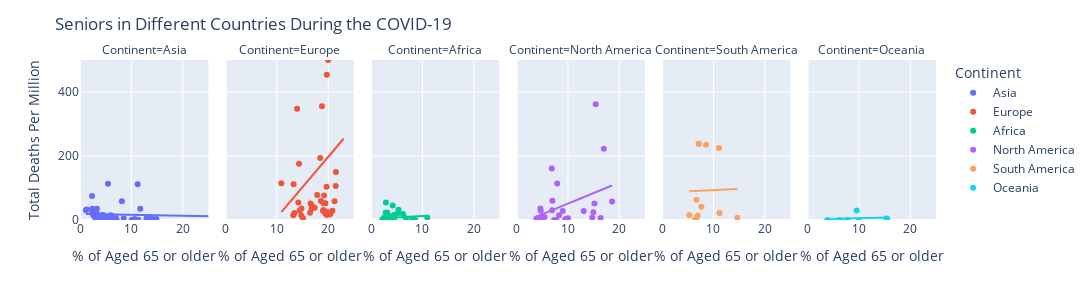

Write notebook code for a chart like this one.
### Code cell
import plotly.express as px
from plotly.subplots import make_subplots
import plotly.graph_objects as go

fig = px.scatter(countries_data_number_index, x="% of Aged 65 or older",y="Total Deaths Per Million", color="Continent",
                hover_name="Country",trendline="ols",facet_col="Continent",size_max=45,range_x=[0,25],range_y=[0,500])

fig.update_layout(
  title='Seniors in Different Countries During the COVID-19',
  autosize=False, width = 1950, height=300
)

fig.show()

### Figure 1 — Plotly figure (JSON) as saved in the notebook; plotly's stock layout.template omitted (floating-point values rounded to 4 significant figures)
{"data": [{"hovertemplate": "<b>%{hovertext}</b><br><br>Continent=Asia<br>% of Aged 65 or older=%{x}<br>Total Deaths Per Million=%{y}<extra></extra>", "hovertext": ["Afghanistan", "Armenia", "Azerbaijan", "Bahrain", "Bangladesh", "Bhutan", "Brunei", "Cambodia", "China", "Georgia", "India", "Indonesia", "Iran", "Iraq", "Israel", "Japan", "Jordan", "Kazakhstan", "Kuwait", "Kyrgyzstan", "Laos", "Lebanon", "Malaysia", "Maldives", "Mongolia", "Myanmar", "Nepal", "Oman", "Pakistan", "Palestine", "Philippines", "Qatar", "Saudi Arabia", "Singapore", "South Korea", "Sri Lanka", "Syria", "Taiwan", "Tajikistan", "Thailand", "Timor", "Turkey", "United Arab Emirates", "Uzbekistan", "Vietnam", "Yemen"], "legendgroup": "Asia", "marker": {"color": "#636efa", "symbol": "circle"}, "mode": "markers", "name": "Asia", "orientation": "v", "showlegend": true, "type": "scatter", "x": [2.581, 11.23, 6.018, 2.372, 5.098, 4.885, 4.591, 4.412, 10.64, 14.86, 5.989, 5.319, 5.44, 3.186, 11.73, 27.05, 3.81, 6.991, 2.345, 4.489, 4.029, 8.514, 6.293, 4.12, 4.031, 5.732, 5.809, 2.355, 4.495, 3.043, 4.803, 1.307, 3.295, 12.92, 13.91, 10.07, null, null, 3.466, 11.37, 3.556, 8.153, 1.144, 4.469, 7.15, 2.922], "xaxis": "x", "y": [14.62, 112.0, 14.6, 35.26, 8.653, 0, 6.857, 0, 3.223, 3.509, 9.604, 8.88, 113.2, 25.18, 35.24, 7.527, 0.882, 6.284, 74.7, 5.671, 0, 4.688, 3.738, 14.8, 0, 0.11, 0.755, 25.07, 15.85, 0.98, 10.49, 32.63, 35.33, 4.444, 5.461, 0.514, 0.4, 0.294, 5.452, 0.831, 0, 58.42, 30.43, 0.568, 0, 8.516], "yaxis": "y"}, {"hovertemplate": "<b>OLS trendline</b><br>Total Deaths Per Million = -0.284592 * % of Aged 65 or older + 18.7427<br>R<sup>2</sup>=0.002511<br><br>Continent=Asia<br>% of Aged 65 or older=%{x}<br>Total Deaths Per Million=%{y} <b>(trend)</b><extra></extra>", "legendgroup": "Asia", "marker": {"color": "#636efa", "symbol": "circle"}, "mode": "lines", "name": "Asia", "showlegend": false, "type": "scatter", "x": [1.144, 1.307, 2.345, 2.355, 2.372, 2.581, 2.922, 3.043, 3.186, 3.295, 3.466, 3.556, 3.81, 4.029, 4.031, 4.12, 4.412, 4.469, 4.489, 4.495, 4.591, 4.803, 4.885, 5.098, 5.319, 5.44, 5.732, 5.809, 5.989, 6.018, 6.293, 6.991, 7.15, 8.153, 8.514, 10.07, 10.64, 11.23, 11.37, 11.73, 12.92, 13.91, 14.86, 27.05], "xaxis": "x", "y": [18.42, 18.37, 18.08, 18.07, 18.07, 18.01, 17.91, 17.88, 17.84, 17.8, 17.76, 17.73, 17.66, 17.6, 17.6, 17.57, 17.49, 17.47, 17.47, 17.46, 17.44, 17.38, 17.35, 17.29, 17.23, 17.19, 17.11, 17.09, 17.04, 17.03, 16.95, 16.75, 16.71, 16.42, 16.32, 15.88, 15.71, 15.55, 15.51, 15.4, 15.07, 14.78, 14.51, 11.04], "yaxis": "y"}, {"hovertemplate": "<b>%{hovertext}</b><br><br>Continent=Europe<br>% of Aged 65 or older=%{x}<br>Total Deaths Per Million=%{y}<extra></extra>", "hovertext": ["Albania", "Andorra", "Austria", "Belarus", "Belgium", "Bosnia and Herzegovina", "Bulgaria", "Croatia", "Cyprus", "Czech Republic", "Denmark", "Estonia", "Faeroe Islands", "Finland", "France", "Germany", "Gibraltar", "Greece", "Guernsey", "Hungary", "Iceland", "Ireland", "Isle of Man", "Italy", "Jersey", "Kosovo", "Latvia", "Liechtenstein", "Lithuania", "Luxembourg", "Macedonia", "Malta", "Moldova", "Monaco", "Montenegro", "Netherlands", "Norway", "Poland", "Portugal", "Romania", "Russia", "San Marino", "Serbia", "Slovakia", "Slovenia", "Spain", "Sweden", "Switzerland", "Ukraine", "United Kingdom", "Vatican"], "legendgroup": "Europe", "marker": {"color": "#EF553B", "symbol": "circle"}, "mode": "markers", "name": "Europe", "orientation": "v", "showlegend": true, "type": "scatter", "x": [13.19, null, 19.2, 14.8, 18.57, 16.57, 20.8, 19.72, 13.42, 19.03, 19.68, 19.45, null, 21.23, 19.72, 21.45, null, 20.4, null, 18.58, 14.43, 13.93, null, 23.02, null, null, 19.75, null, 19.0, 14.31, 13.26, 19.43, 10.86, null, 14.76, 18.78, 16.82, 16.76, 21.5, 17.85, 14.18, null, 17.37, 15.07, 19.06, 19.44, 19.98, 18.44, 16.46, 18.52, null], "xaxis": "x2", "y": [14.94, 673.0, 76.39, 36.3, 836.6, 51.51, 28.64, 26.06, 21.69, 31.38, 103.6, 52.02, 0, 58.84, 454.0, 106.0, 0, 18.23, 193.9, 59.0, 29.3, 347.3, 282.2, 572.4, 306.7, 17.07, 15.9, 26.22, 27.92, 175.7, 111.8, 20.38, 115.0, 127.4, 14.33, 355.4, 45.01, 35.56, 149.9, 77.97, 54.83, 1238.0, 38.21, 5.129, 52.43, 605.8, 500.3, 194.1, 22.73, 627.4, 0], "yaxis": "y2"}, {"hovertemplate": "<b>OLS trendline</b><br>Total Deaths Per Million = 18.9556 * % of Aged 65 or older + -181.635<br>R<sup>2</sup>=0.064872<br><br>Continent=Europe<br>% of Aged 65 or older=%{x}<br>Total Deaths Per Million=%{y} <b>(trend)</b><extra></extra>", "legendgroup": "Europe", "marker": {"color": "#EF553B", "symbol": "circle"}, "mode": "lines", "name": "Europe", "showlegend": false, "type": "scatter", "x": [10.86, 13.19, 13.26, 13.42, 13.93, 14.18, 14.31, 14.43, 14.76, 14.8, 15.07, 16.46, 16.57, 16.76, 16.82, 17.37, 17.85, 18.44, 18.52, 18.57, 18.58, 18.78, 19.0, 19.03, 19.06, 19.2, 19.43, 19.44, 19.45, 19.68, 19.72, 19.72, 19.75, 19.98, 20.4, 20.8, 21.23, 21.45, 21.5, 23.02], "xaxis": "x2", "y": [24.3, 68.35, 69.72, 72.67, 82.38, 87.12, 89.66, 91.91, 98.19, 98.89, 104.0, 130.4, 132.4, 136.1, 137.2, 147.5, 156.7, 167.8, 169.4, 170.4, 170.5, 174.3, 178.6, 179.0, 179.7, 182.4, 186.6, 186.8, 187.1, 191.4, 192.1, 192.2, 192.8, 197.2, 205.0, 212.7, 220.8, 225.0, 225.9, 254.7], "yaxis": "y2"}, {"hovertemplate": "<b>%{hovertext}</b><br><br>Continent=Africa<br>% of Aged 65 or older=%{x}<br>Total Deaths Per Million=%{y}<extra></extra>", "hovertext": ["Algeria", "Angola", "Benin", "Botswana", "Burkina Faso", "Burundi", "Cameroon", "Cape Verde", "Central African Republic", "Chad", "Comoros", "Congo", "Cote d'Ivoire", "Democratic Republic of Congo", "Djibouti", "Egypt", "Equatorial Guinea", "Eritrea", "Ethiopia", "Gabon", "Gambia", "Ghana", "Guinea", "Guinea-Bissau", "Kenya", "Lesotho", "Liberia", "Libya", "Madagascar", "Malawi", "Mali", "Mauritania", "Mauritius", "Morocco", "Mozambique", "Namibia", "Niger", "Nigeria", "Rwanda", "Sao Tome and Principe", "Senegal", "Seychelles", "Sierra Leone", "Somalia", "South Africa", "South Sudan", "Sudan", "Swaziland", "Tanzania", "Togo", "Tunisia", "Uganda", "Western Sahara", "Zambia", "Zimbabwe"], "legendgroup": "Africa", "marker": {"color": "#00cc96", "symbol": "circle"}, "mode": "markers", "name": "Africa", "orientation": "v", "showlegend": true, "type": "scatter", "x": [6.211, 2.405, 3.244, 3.941, 2.409, 2.562, 3.165, 4.46, 3.655, 2.486, 2.963, 3.402, 2.933, 3.02, 4.213, 5.159, 2.846, 3.607, 3.526, 4.45, 2.339, 3.385, 3.135, 3.002, 2.686, 4.506, 3.057, 4.424, 2.929, 2.979, 2.519, 3.138, 10.95, 6.769, 3.158, 3.552, 2.553, 2.751, 2.974, 2.886, 3.008, 8.606, 2.538, 2.731, 5.344, 3.441, 3.548, 3.163, 3.108, 2.839, 8.001, 2.168, null, 2.48, 2.822], "xaxis": "x3", "y": [19.09, 0.243, 0.907, 0.425, 2.535, 0.084, 11.3, 14.39, 4.762, 4.505, 5.75, 5.074, 1.858, 1.385, 45.55, 20.58, 22.81, 0, 0.626, 15.28, 0.828, 2.735, 2.056, 8.638, 2.25, 0, 6.525, 1.455, 0.469, 0.418, 5.382, 23.23, 7.863, 5.771, 0.128, 0, 2.768, 2.455, 0.154, 54.75, 4.897, 0, 6.644, 5.537, 31.65, 3.037, 11.88, 4.31, 0.352, 1.57, 4.231, 0, 1.674, 0.598, 0.404], "yaxis": "y3"}, {"hovertemplate": "<b>OLS trendline</b><br>Total Deaths Per Million = 0.871036 * % of Aged 65 or older + 3.84335<br>R<sup>2</sup>=0.017160<br><br>Continent=Africa<br>% of Aged 65 or older=%{x}<br>Total Deaths Per Million=%{y} <b>(trend)</b><extra></extra>", "legendgroup": "Africa", "marker": {"color": "#00cc96", "symbol": "circle"}, "mode": "lines", "name": "Africa", "showlegend": false, "type": "scatter", "x": [2.168, 2.339, 2.405, 2.409, 2.48, 2.486, 2.519, 2.538, 2.553, 2.562, 2.686, 2.731, 2.751, 2.822, 2.839, 2.846, 2.886, 2.929, 2.933, 2.963, 2.974, 2.979, 3.002, 3.008, 3.02, 3.057, 3.108, 3.135, 3.138, 3.158, 3.163, 3.165, 3.244, 3.385, 3.402, 3.441, 3.526, 3.548, 3.552, 3.607, 3.655, 3.941, 4.213, 4.424, 4.45, 4.46, 4.506, 5.159, 5.344, 6.211, 6.769, 8.001, 8.606, 10.95], "xaxis": "x3", "y": [5.732, 5.881, 5.938, 5.942, 6.004, 6.009, 6.037, 6.054, 6.067, 6.075, 6.183, 6.222, 6.24, 6.301, 6.316, 6.322, 6.357, 6.395, 6.398, 6.424, 6.434, 6.438, 6.458, 6.463, 6.474, 6.506, 6.551, 6.574, 6.577, 6.594, 6.598, 6.6, 6.669, 6.792, 6.807, 6.841, 6.915, 6.934, 6.937, 6.985, 7.027, 7.276, 7.513, 7.697, 7.719, 7.728, 7.768, 8.337, 8.498, 9.253, 9.739, 10.81, 11.34, 13.38], "yaxis": "y3"}, {"hovertemplate": "<b>%{hovertext}</b><br><br>Continent=North America<br>% of Aged 65 or older=%{x}<br>Total Deaths Per Million=%{y}<extra></extra>", "hovertext": ["Anguilla", "Antigua and Barbuda", "Aruba", "Bahamas", "Barbados", "Belize", "Bermuda", "Bonaire Sint Eustatius and Saba", "British Virgin Islands", "Canada", "Cayman Islands", "Costa Rica", "Cuba", "Curacao", "Dominica", "Dominican Republic", "El Salvador", "Greenland", "Grenada", "Guatemala", "Haiti", "Honduras", "Jamaica", "Mexico", "Montserrat", "Nicaragua", "Panama", "Puerto Rico", "Saint Kitts and Nevis", "Saint Lucia", "Saint Vincent and the Grenadines", "Sint Maarten (Dutch part)", "Trinidad and Tobago", "Turks and Caicos Islands", "United States", "United States Virgin Islands"], "legendgroup": "North America", "marker": {"color": "#ab63fa", "symbol": "circle"}, "mode": "markers", "name": "North America", "orientation": "v", "showlegend": true, "type": "scatter", "x": [null, 6.933, 13.09, 8.996, 14.95, 3.853, null, null, null, 16.98, null, 9.468, 14.74, 16.37, null, 6.981, 8.273, null, 7.304, 4.694, 4.8, 4.652, 9.684, 6.857, null, 5.445, 7.918, 15.17, null, 9.721, 7.724, null, 10.01, null, 15.41, 18.6], "xaxis": "x4", "y": [0, 30.64, 28.1, 27.97, 24.36, 5.03, 144.5, 0, 33.07, 222.8, 15.22, 2.356, 7.504, 6.094, 0, 60.38, 15.11, 0, 0, 28.69, 7.718, 36.15, 3.377, 161.2, 200.0, 9.661, 114.3, 51.38, 0, 0, 0, 349.8, 5.716, 25.83, 361.7, 57.46], "yaxis": "y4"}, {"hovertemplate": "<b>OLS trendline</b><br>Total Deaths Per Million = 6.60171 * % of Aged 65 or older + -14.9485<br>R<sup>2</sup>=0.119478<br><br>Continent=North America<br>% of Aged 65 or older=%{x}<br>Total Deaths Per Million=%{y} <b>(trend)</b><extra></extra>", "legendgroup": "North America", "marker": {"color": "#ab63fa", "symbol": "circle"}, "mode": "lines", "name": "North America", "showlegend": false, "type": "scatter", "x": [3.853, 4.652, 4.694, 4.8, 5.445, 6.857, 6.933, 6.981, 7.304, 7.724, 7.918, 8.273, 8.996, 9.468, 9.684, 9.721, 10.01, 13.09, 14.74, 14.95, 15.17, 15.41, 16.37, 16.98, 18.6], "xaxis": "x4", "y": [10.49, 15.76, 16.04, 16.74, 21.0, 30.32, 30.82, 31.14, 33.27, 36.04, 37.32, 39.67, 44.44, 47.56, 48.98, 49.23, 51.16, 71.43, 82.35, 83.76, 85.19, 86.8, 93.1, 97.17, 107.8], "yaxis": "y4"}, {"hovertemplate": "<b>%{hovertext}</b><br><br>Continent=South America<br>% of Aged 65 or older=%{x}<br>Total Deaths Per Million=%{y}<extra></extra>", "hovertext": ["Argentina", "Bolivia", "Brazil", "Chile", "Colombia", "Ecuador", "Falkland Islands", "Guyana", "Paraguay", "Peru", "Suriname", "Uruguay", "Venezuela"], "legendgroup": "South America", "marker": {"color": "#FFA15A", "symbol": "circle"}, "mode": "markers", "name": "South America", "orientation": "v", "showlegend": true, "type": "scatter", "x": [11.2, 6.704, 8.552, 11.09, 7.646, 7.104, null, 5.305, 6.378, 7.151, 6.933, 14.65, 6.614], "xaxis": "x5", "y": [21.95, 63.39, 235.1, 224.7, 41.78, 238.0, 0, 15.26, 1.823, 238.4, 13.64, 7.197, 1.161], "yaxis": "y5"}, {"hovertemplate": "<b>OLS trendline</b><br>Total Deaths Per Million = 0.789989 * % of Aged 65 or older + 85.3282<br>R<sup>2</sup>=0.000399<br><br>Continent=South America<br>% of Aged 65 or older=%{x}<br>Total Deaths Per Million=%{y} <b>(trend)</b><extra></extra>", "legendgroup": "South America", "marker": {"color": "#FFA15A", "symbol": "circle"}, "mode": "lines", "name": "South America", "showlegend": false, "type": "scatter", "x": [5.305, 6.378, 6.614, 6.704, 6.933, 7.104, 7.151, 7.646, 8.552, 11.09, 11.2, 14.65], "xaxis": "x5", "y": [89.52, 90.37, 90.55, 90.62, 90.81, 90.94, 90.98, 91.37, 92.08, 94.09, 94.17, 96.91], "yaxis": "y5"}, {"hovertemplate": "<b>%{hovertext}</b><br><br>Continent=Oceania<br>% of Aged 65 or older=%{x}<br>Total Deaths Per Million=%{y}<extra></extra>", "hovertext": ["Australia", "Fiji", "French Polynesia", "Guam", "New Caledonia", "New Zealand", "Northern Mariana Islands", "Papua New Guinea"], "legendgroup": "Oceania", "marker": {"color": "#19d3f3", "symbol": "circle"}, "mode": "markers", "name": "Oceania", "orientation": "v", "showlegend": true, "type": "scatter", "x": [15.5, 6.224, 7.775, 9.551, 9.954, 15.32, null, 3.808], "xaxis": "x6", "y": [4, 0, 0, 29.62, 0, 4.562, 34.75, 0], "yaxis": "y6"}, {"hovertemplate": "<b>OLS trendline</b><br>Total Deaths Per Million = 0.372392 * % of Aged 65 or older + 1.83028<br>R<sup>2</sup>=0.022758<br><br>Continent=Oceania<br>% of Aged 65 or older=%{x}<br>Total Deaths Per Million=%{y} <b>(trend)</b><extra></extra>", "legendgroup": "Oceania", "marker": {"color": "#19d3f3", "symbol": "circle"}, "mode": "lines", "name": "Oceania", "showlegend": false, "type": "scatter", "x": [3.808, 6.224, 7.775, 9.551, 9.954, 15.32, 15.5], "xaxis": "x6", "y": [3.248, 4.148, 4.726, 5.387, 5.537, 7.536, 7.604], "yaxis": "y6"}], "layout": {"annotations": [{"font": {}, "showarrow": false, "text": "Continent=Asia", "x": 0.075, "xanchor": "center", "xref": "paper", "y": 1, "yanchor": "bottom", "yref": "paper"}, {"font": {}, "showarrow": false, "text": "Continent=Europe", "x": 0.245, "xanchor": "center", "xref": "paper", "y": 1, "yanchor": "bottom", "yref": "paper"}, {"font": {}, "showarrow": false, "text": "Continent=Africa", "x": 0.415, "xanchor": "center", "xref": "paper", "y": 1, "yanchor": "bottom", "yref": "paper"}, {"font": {}, "showarrow": false, "text": "Continent=North America", "x": 0.585, "xanchor": "center", "xref": "paper", "y": 1, "yanchor": "bottom", "yref": "paper"}, {"font": {}, "showarrow": false, "text": "Continent=South America", "x": 0.755, "xanchor": "center", "xref": "paper", "y": 1, "yanchor": "bottom", "yref": "paper"}, {"font": {}, "showarrow": false, "text": "Continent=Oceania", "x": 0.925, "xanchor": "center", "xref": "paper", "y": 1, "yanchor": "bottom", "yref": "paper"}], "autosize": false, "height": 300, "legend": {"title": {"text": "Continent"}, "tracegroupgap": 0}, "margin": {"t": 60}, "title": {"text": "Seniors in Different Countries During the COVID-19"}, "width": 1950, "xaxis": {"anchor": "y", "domain": [0, 0.15], "range": [0, 25], "title": {"text": "% of Aged 65 or older"}}, "xaxis2": {"anchor": "y2", "domain": [0.17, 0.32], "matches": "x", "range": [0, 25], "title": {"text": "% of Aged 65 or older"}}, "xaxis3": {"anchor": "y3", "domain": [0.34, 0.49], "matches": "x", "range": [0, 25], "title": {"text": "% of Aged 65 or older"}}, "xaxis4": {"anchor": "y4", "domain": [0.51, 0.66], "matches": "x", "range": [0, 25], "title": {"text": "% of Aged 65 or older"}}, "xaxis5": {"anchor": "y5", "domain": [0.68, 0.83], "matches": "x", "range": [0, 25], "title": {"text": "% of Aged 65 or older"}}, "xaxis6": {"anchor": "y6", "domain": [0.85, 1], "matches": "x", "range": [0, 25], "title": {"text": "% of Aged 65 or older"}}, "yaxis": {"anchor": "x", "domain": [0, 1], "range": [0, 500], "title": {"text": "Total Deaths Per Million"}}, "yaxis2": {"anchor": "x2", "domain": [0, 1], "matches": "y", "showticklabels": false}, "yaxis3": {"anchor": "x3", "domain": [0, 1], "matches": "y", "showticklabels": false}, "yaxis4": {"anchor": "x4", "domain": [0, 1], "matches": "y", "showticklabels": false}, "yaxis5": {"anchor": "x5", "domain": [0, 1], "matches": "y", "showticklabels": false}, "yaxis6": {"anchor": "x6", "domain": [0, 1], "matches": "y", "showticklabels": false}}}
